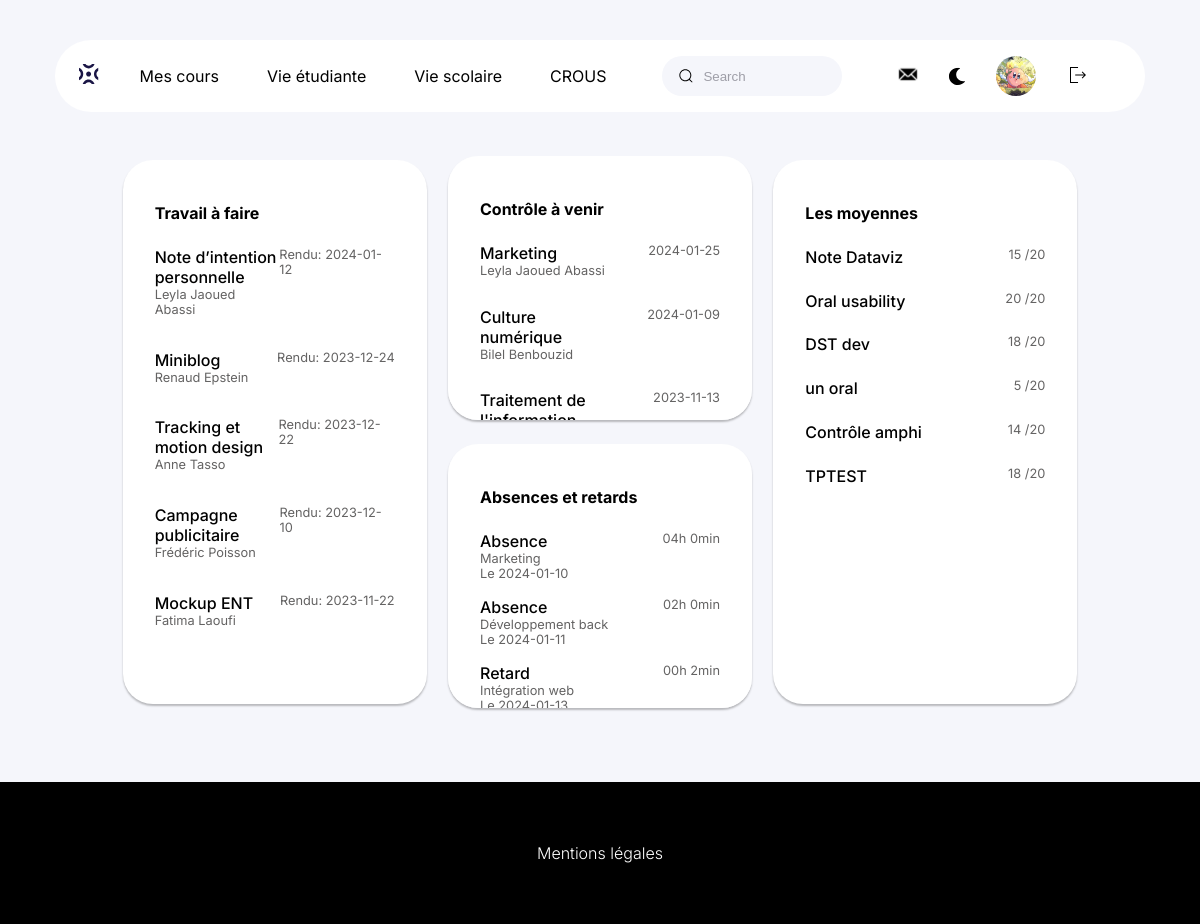
Page /vie_scolaire.php (signed in) on the earlier database version.
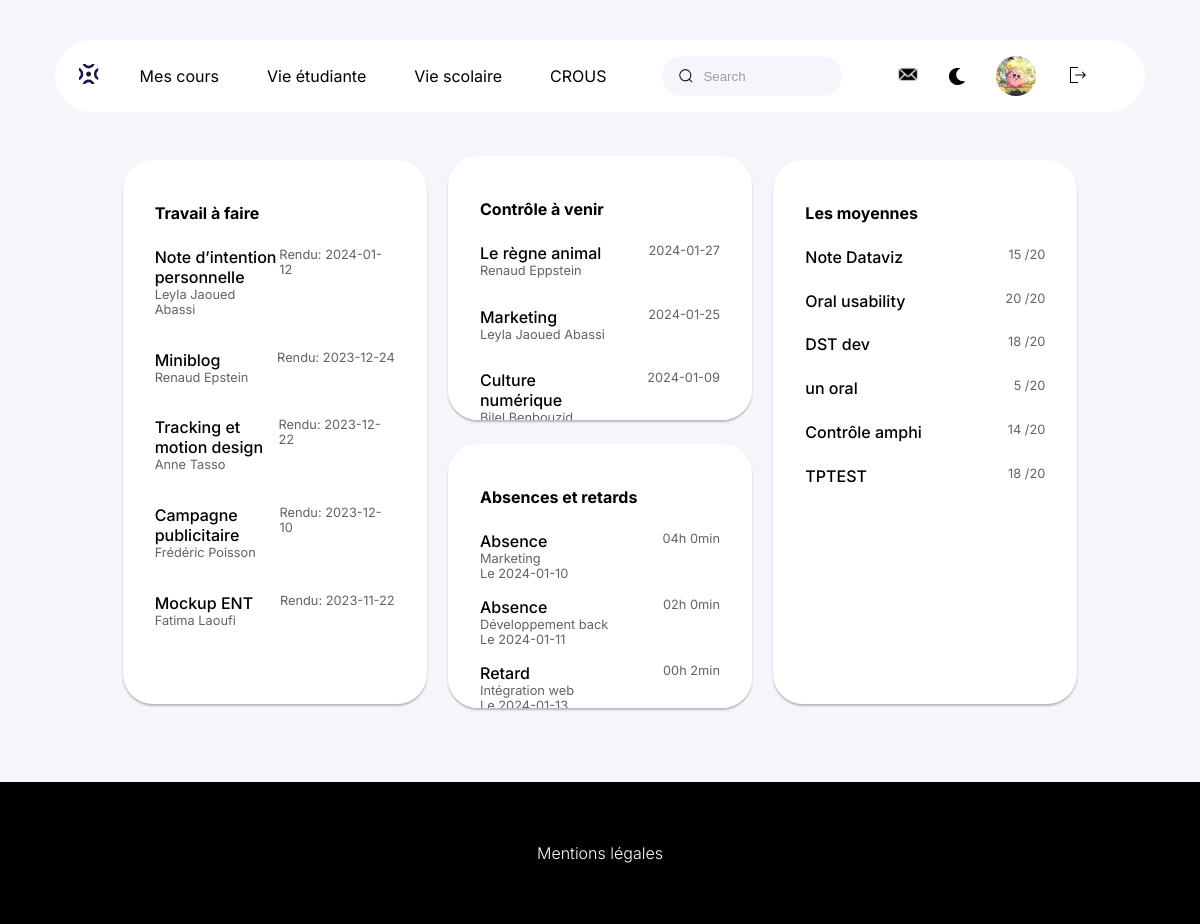
Same page on the later database version.
### tables this page shows
CREATE TABLE IF NOT EXISTS `travail_a_faire` (
  `id_travail` int NOT NULL AUTO_INCREMENT,
  `travail` varchar(225) NOT NULL,
  `date` date NOT NULL,
  `enseignant` varchar(255) NOT NULL,
  `tache_prof` int NOT NULL,
  PRIMARY KEY (`id_travail`)
);

CREATE TABLE IF NOT EXISTS `controle` (
  `controle` varchar(255) NOT NULL,
  `id_controle` int NOT NULL AUTO_INCREMENT,
  `date` date NOT NULL,
  `enseignant` varchar(255) NOT NULL,
  PRIMARY KEY (`id_controle`)
);

CREATE TABLE IF NOT EXISTS `abscence_retard` (
  `id_abs` int NOT NULL AUTO_INCREMENT,
  `titre` enum('Absence','Retard') NOT NULL,
  `date` date NOT NULL,
  `debut` time NOT NULL,
  `fin` time NOT NULL,
  `matiere_ext` varchar(255) NOT NULL,
  `prof` int NOT NULL,
  `eleve` int NOT NULL,
  `justificatif` text,
  PRIMARY KEY (`id_abs`)
);

CREATE TABLE IF NOT EXISTS `grossematiere` (
  `id_matiere` int NOT NULL AUTO_INCREMENT,
  `nom_mat` text NOT NULL,
  `coefficient` int NOT NULL,
  `illustration` text NOT NULL,
  `type` varchar(200) NOT NULL,
  `prof_ext` int NOT NULL,
  PRIMARY KEY (`id_matiere`)
);

CREATE TABLE IF NOT EXISTS `notes` (
  `notes` float NOT NULL,
  `id_note` int NOT NULL AUTO_INCREMENT,
  `nom_note` varchar(255) NOT NULL,
  `ext_module` varchar(800) NOT NULL,
  `ext_prof` int NOT NULL,
  `ext_cours` int NOT NULL,
  `ext_eleve` int NOT NULL,
  `coef_cours` int NOT NULL,
  `coef_matiere` int NOT NULL,
  `date_note` date NOT NULL,
  PRIMARY KEY (`id_note`)
);

### vie_scolaire.php (the view, shortened to what the changed rows need)
<!DOCTYPE html>
<html lang="fr">
<head>
    <link rel='stylesheet' href='css/style_vie_scolaire.css'>
    <link rel='stylesheet' href='css/style_navigation.css'>
    <link rel='stylesheet' href='css/dark_mode.css'>
</head>
</head>
<body>
    <?php
    include("connexion.php");
    $requete = "SELECT * FROM travail_a_faire ORDER BY date DESC";
    $stmt = $db->query($requete);
    $results = $stmt->fetchAll(PDO::FETCH_ASSOC);
    ?>
    <div class='container'>
        <div class='bloc-1a'>
            <h1>Travail à faire</h1>
            <?php foreach ($results as $result) {
                echo "<div class='matiere-date'>
                        <div>
                            <h2>{$result['travail']}</h2>
                            <p>{$result['enseignant']}</p>
                        </div>
                        <p class='small-date'>Rendu: {$result['date']}</p>
                    </div><br> ";
            }
            ?>
        </div>
        <?php
        $requete = "SELECT * FROM controle ORDER BY date DESC ";
        $stmt = $db->query($requete);
        $results = $stmt->fetchAll(PDO::FETCH_ASSOC);
        ?>
        <div class='bloc-2a'>
            <h1>Contrôle à venir</h1>
            <?php foreach ($results as $result) { echo"
                <div class='matiere-date'>
                    <div>
                        <h2>{$result['controle']}</h2>
                        <p>{$result['enseignant']}</p>
                    </div>
                    <p class='small-date'> {$result['date']}
                    </p>
                </div>";
            }
          ?>
        </div>
        <?php
        $requete = "SELECT abscence_retard.id_abs, abscence_retard.titre, abscence_retard.date, abscence_retard.debut, abscence_retard.fin, grossematiere.nom_mat
                    FROM abscence_retard
                    INNER JOIN grossematiere ON abscence_retard.matiere_ext = grossematiere.id_matiere
                    ORDER BY abscence_retard.id_abs DESC";
        $stmt = $db->query($requete);
        $results = $stmt->fetchAll(PDO::FETCH_ASSOC);
        ?>
        <div class='bloc-3a'>
            <div class="bouton">
                <h1>Absences et retards</h1>
                <?php foreach ($results as $result) { ?>
                    <div class='matiere-date'>
                        <div>
                            <h2>
                                <?php echo $result['titre']; ?>
                            </h2>
                            <p>
                                <?php echo $result['nom_mat']; ?>
                            </p>
                            <p>
                                <?php echo "Le " . $result['date']; ?>
                            </p>
                        </div>
                        <p class='small-date'>
                            <?php echo (new DateTime($result['debut']))->diff(new DateTime($result['fin']))->format('%Hh %imin'); ?>
                        </p>
                    </div>
                <?php } ?>
            </div>
        </div>
        <?php
        $requete = "SELECT * FROM notes ORDER BY id_note DESC";
        $stmt = $db->query($requete);
        $results = $stmt->fetchAll(PDO::FETCH_ASSOC);
        ?>
        <div class='bloc-4a'>
            <div class="bouton">
                <h1>Les moyennes</h1>
                <?php foreach ($results as $result) { echo"
                    <div class='matiere-date'>
                        <h2>
                            {$result['nom_note']}
                        </h2>
                        <p class='small-date'>
                           {$result['notes']} /20
                        </p>
                    </div>";
                }
                ?>
            </div>
        </div>
    </div>
</body>
</html>

Differences in the rows shown:
no longer on this page (row unchanged): controle: controle "Traitement de…", date "2023-11-13"
added controle: controle "Le règne animal", enseignant "Renaud Eppstein", date "2024-01-27"
